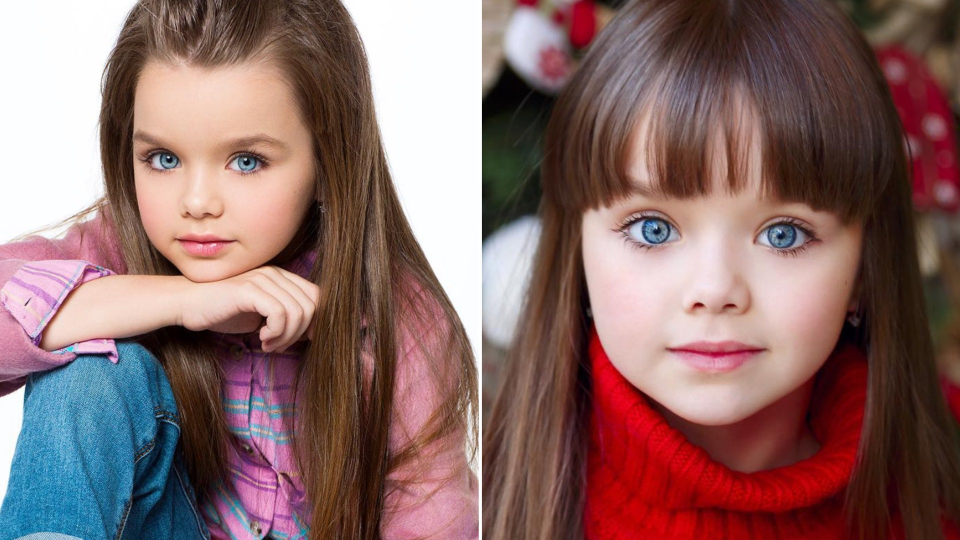
#> input picture Computer Vision/Project 39 - Noise Removal/image.jpg, 1920 x 1080 px, found by its file name (shown at 1/2 size)
$ python main.py image.jpg --width 800
#> lines starting #> are read from the running program, lines starting #| are printed output that depends on the picture
"""Image Resizer CLI tool.

Resize images by percentage, fixed dimensions, or max width/height.
Supports batch processing of a directory.

Usage:
    uv run --no-config python main.py image.jpg --width 800
    uv run --no-config python main.py images/ --percent 50
    uv run --no-config python main.py image.jpg --max-side 1024 --output resized.jpg
"""

import argparse
import sys
from pathlib import Path

from PIL import Image

SUPPORTED = {".jpg", ".jpeg", ".png", ".bmp", ".gif", ".tiff", ".tif", ".webp"}


def resize_image(src: Path, dst: Path, width: int | None = None,
                 height: int | None = None, percent: float | None = None,
                 max_side: int | None = None, quality: int = 90):
#> called with width = 800, quality = 90
    img = Image.open(src)
#> img is the input picture: PIL image 1920x1080 RGB; mean R, G, B 137.1, 106, 104.2
    ow, oh = img.size
#> ow = 1920; oh = 1080

    if percent is not None:
        nw = int(ow * percent / 100)
        nh = int(oh * percent / 100)
    elif max_side is not None:
        ratio = min(max_side / ow, max_side / oh)
        nw = int(ow * ratio)
        nh = int(oh * ratio)
    elif width and height:
        nw, nh = width, height
    elif width:
        nw = width
        nh = int(oh * (width / ow))
#> nh = 450
    elif height:
        nh = height
        nw = int(ow * (height / oh))
    else:
        nw, nh = ow, oh

    resized = img.resize((nw, nh), Image.Resampling.LANCZOS)
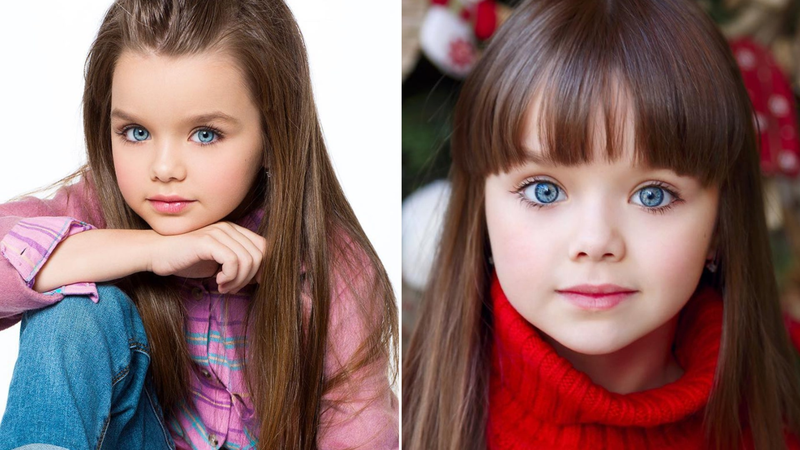
#> resized: PIL image 800x450 RGB; mean R, G, B 137.1, 105.9, 104.2
    dst.parent.mkdir(parents=True, exist_ok=True)

    save_kwargs = {}
    if dst.suffix.lower() in (".jpg", ".jpeg"):
        save_kwargs["quality"] = quality
        if resized.mode in ("RGBA", "P"):
            resized = resized.convert("RGB")

    resized.save(dst, **save_kwargs)
    return ow, oh, nw, nh


def main():
    parser = argparse.ArgumentParser(description="Image Resizer")
    parser.add_argument("input",            help="Image file or directory")
    parser.add_argument("--width",  "-W",   type=int, default=None)
    parser.add_argument("--height", "-H",   type=int, default=None)
    parser.add_argument("--percent","-p",   type=float, default=None)
    parser.add_argument("--max-side","-m",  type=int, default=None)
    parser.add_argument("--output", "-o",   default=None)
    parser.add_argument("--quality","-q",   type=int, default=90)
    parser.add_argument("--suffix",         default="_resized")
    args = parser.parse_args()

    if args.width is not None and args.width <= 0:
        parser.error("--width must be greater than zero")
    if args.height is not None and args.height <= 0:
        parser.error("--height must be greater than zero")
    if args.percent is not None and args.percent <= 0:
        parser.error("--percent must be greater than zero")
    if args.max_side is not None and args.max_side <= 0:
        parser.error("--max-side must be greater than zero")
    if not 1 <= args.quality <= 100:
        parser.error("--quality must be between 1 and 100")

    src = Path(args.input)

    if not any([args.width, args.height, args.percent, args.max_side]):
        # Interactive mode
        print("Image Resizer")
        print("-----------------------------")
        src_str  = input("Image file or folder: ").strip()
        src      = Path(src_str)
        mode     = input("Mode: [p]ercent / [w]idth / [h]eight / [m]ax-side [p]: ").strip().lower() or "p"
        if mode == "p":
            args.percent = float(input("Percent (e.g. 50): ").strip() or "50")
        elif mode == "w":
            args.width = int(input("Width (px): ").strip())
        elif mode == "h":
            args.height = int(input("Height (px): ").strip())
        elif mode == "m":
            args.max_side = int(input("Max side (px): ").strip())
        args.quality = int(input("JPEG quality [90]: ").strip() or "90")
        args.suffix  = "_resized"

    if src.is_dir():
        images = [p for p in src.rglob("*") if p.suffix.lower() in SUPPORTED]
        if not images:
            print("  No supported images found.")
            return
        out_dir = Path(args.output) if args.output else src / "resized"
        out_dir.mkdir(exist_ok=True)
        print(f"  Resizing {len(images)} image(s) to {out_dir}")
        for img_path in images:
            dst = out_dir / img_path.name
            ow, oh, nw, nh = resize_image(img_path, dst,
                args.width, args.height, args.percent, args.max_side, args.quality)
            print(f"  {img_path.name}: {ow}x{oh} -> {nw}x{nh}")
        print("  Done.")
    elif src.is_file():
        if args.output:
            dst = Path(args.output)
        else:
            dst = src.with_stem(src.stem + args.suffix)
        if src.resolve() == dst.resolve():
            parser.error("--output must be different from the input image")
        ow, oh, nw, nh = resize_image(src, dst,
            args.width, args.height, args.percent, args.max_side, args.quality)
#> ow = 1920; oh = 1080; nw = 800; nh = 450
        print(f"  {src.name}: {ow}x{oh} -> {nw}x{nh}  saved to {dst}")
#|   image.jpg: 1920x1080 -> 800x450  saved to image_resized.jpg
    else:
        print(f"  Not found: {src}")
        sys.exit(1)


if __name__ == "__main__":
    main()
